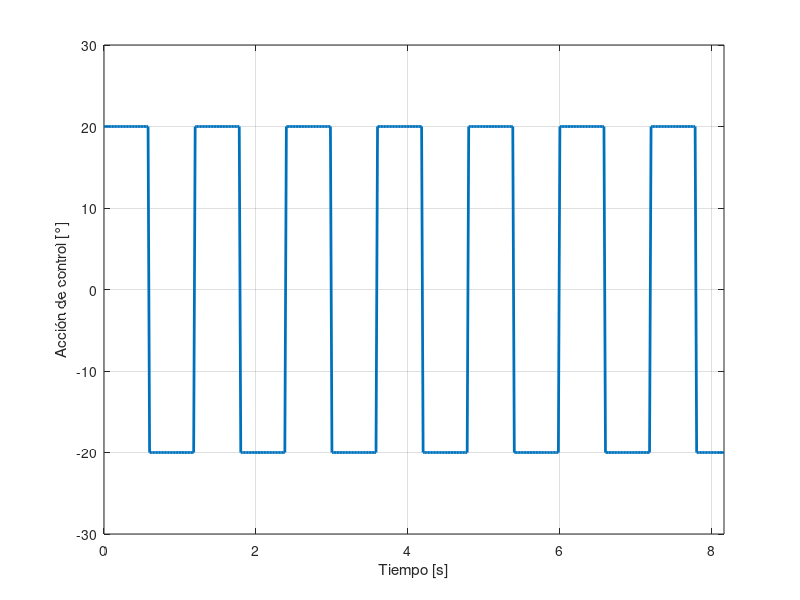
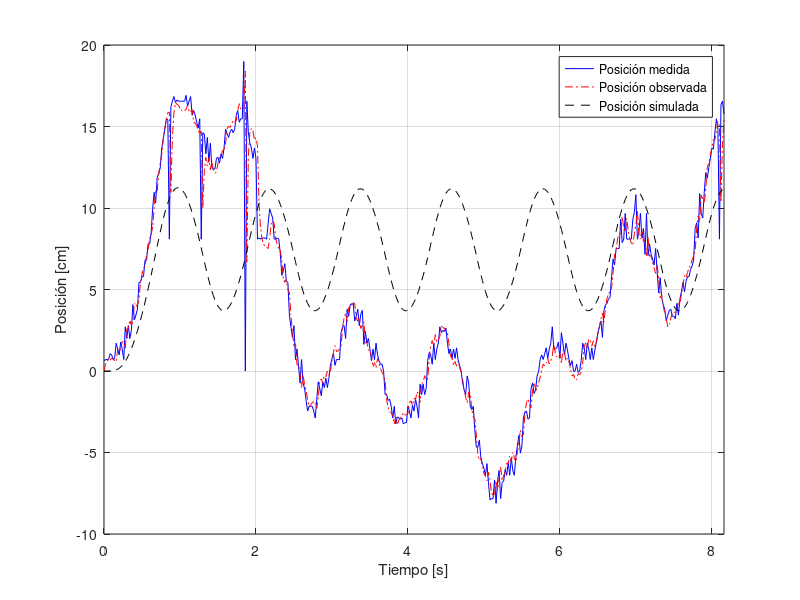
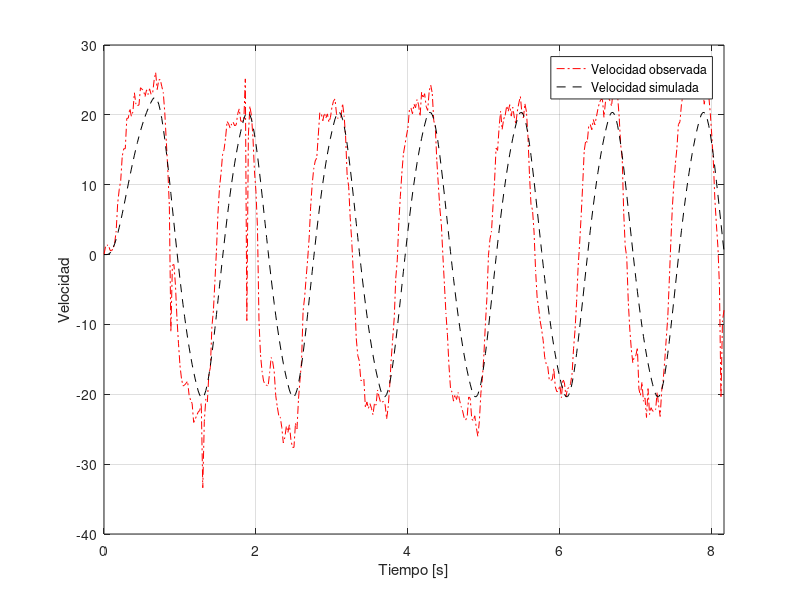
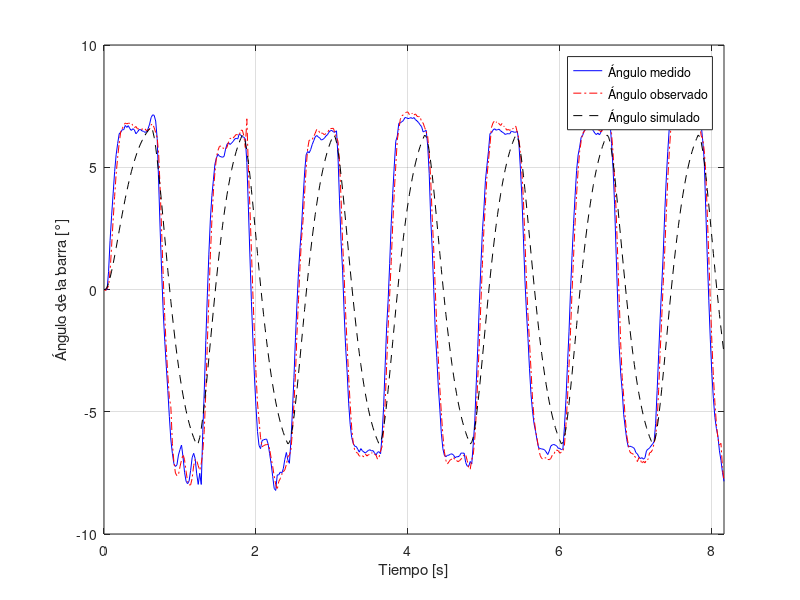

Reproduce these figures in MATLAB, in order.
%{
Convención para los nombres de las variables:
Ángulos:
    ang_med
    ang_obs
    ang_sim

Velocidad angular:
    velagn_med
    velang_obs
    velang_sim

Posiciones:
    pos_med
    pos_obs
    pos_sim

Velocidades (lineales):
    vel_med
    vel_obs
    vel_sim

Acción de control:
    uk
%}

clear; close all;

load('Observador_datos.mat');
%corrijo los nombres
ang_med = theta_medida;
ang_obs = theta_obs;

velang_med = vel_angular_medida;
velang_obs = vel_angular_obs;

vel_med = vel_medida;

load('Observador_simulado.mat');

fig1 = figure(1);
plot(t, uk, 'LineWidth', 2);
grid on;
xlim([0, t(end)]);
xlabel('Tiempo [s]');
ylim([-30, 30]);
ylabel('Acción de control [°]');
exportgraphics(fig1, 'obs_img\uk.pdf', 'ContentType', 'image', 'Resolution', 300);

fig2 = figure(2);
plot(t, pos_med, 'b-'); hold on;
plot(t, pos_obs, 'r-.'); hold on;
plot(t, pos_sim, 'k--');
grid on;
legend('Posición medida', 'Posición observada', 'Posición simulada');
xlim([0, t(end)]);
xlabel('Tiempo [s]');
ylabel('Posición [cm]');
exportgraphics(fig2, 'obs_img\pos.pdf', 'ContentType', 'image', 'Resolution', 300);

figure(3);
plot(t, vel_obs, 'r-.'); hold on;
plot(t, vel_sim, 'k--');
grid on;
legend('Velocidad observada', 'Velocidad simulada');
xlim([0, t(end)]);
xlabel('Tiempo [s]');
ylabel('Velocidad');
exportgraphics(gcf, 'obs_img\vel.pdf', 'ContentType', 'image', 'Resolution', 300);
%NOTA: no incluyo la estimación de la derivada por backwards xq es
%excesivamente ruidosa

figure(4);
plot(t, ang_med, 'b-'); hold on;
plot(t, ang_obs, 'r-.'); hold on;
plot(t, ang_sim, 'k--');
grid on;
legend('Ángulo medido', 'Ángulo observado', 'Ángulo simulado');
xlim([0, t(end)]);
xlabel('Tiempo [s]');
ylabel('Ángulo de la barra [°]');
exportgraphics(gcf, 'obs_img\ang.pdf', 'ContentType', 'image', 'Resolution', 300);

figure(5);
plot(t, velang_med, 'b-'); hold on;
plot(t, velang_obs, 'r-.'); hold on;
plot(t, velang_sim, 'k--');
grid on;
legend('Velocidad angular medida', 'Velocidad angular observada', 'Velocidad angular simulada');
xlim([0, t(end)]);
xlabel('Tiempo [s]');
ylabel('Velocidad angular [°/s]');
exportgraphics(gcf, 'obs_img\velang.pdf', 'ContentType', 'image', 'Resolution', 300);
